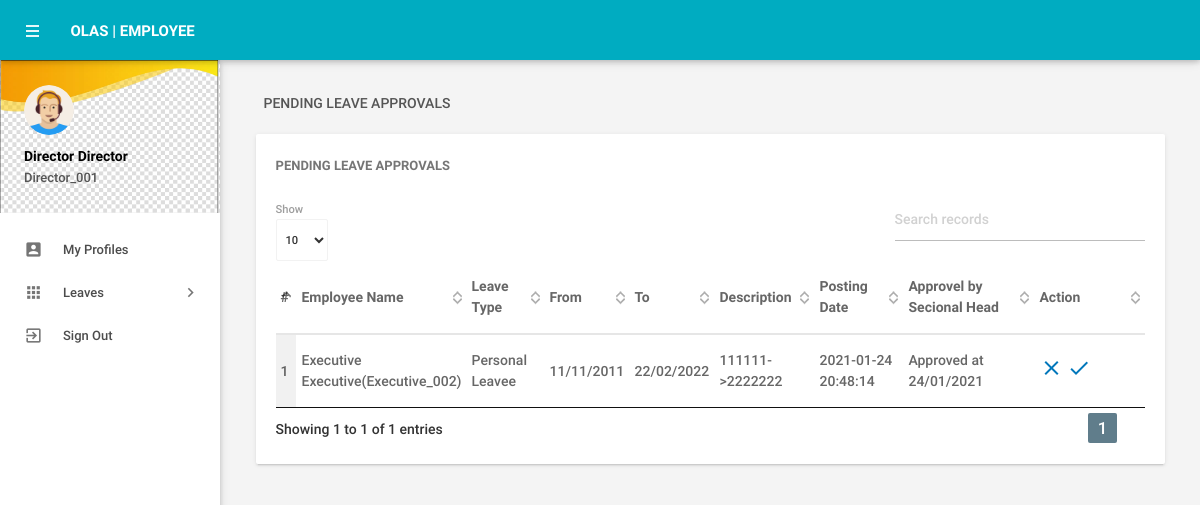
/myApprovals.php (signed in), run on the app's committed database.
### tables this page shows
CREATE TABLE `tblemployees` (
  `id` int(11) NOT NULL AUTO_INCREMENT,
  `EmpId` varchar(100) NOT NULL,
  `FirstName` varchar(150) NOT NULL,
  `LastName` varchar(150) NOT NULL,
  `EmailId` varchar(200) NOT NULL,
  `Password` varchar(180) NOT NULL,
  `Gender` varchar(100) NOT NULL,
  `Dob` varchar(100) NOT NULL DEFAULT current_timestamp(),
  `Department` varchar(255) NOT NULL,
  `Address` varchar(255) NOT NULL,
  `Phonenumber` char(11) NOT NULL,
  `Category` varchar(50) NOT NULL,
  `Nic` varchar(15) NOT NULL,
  `Sechead` varchar(50) NOT NULL,
  `Institute` varchar(50) NOT NULL,
  `Status` varchar(15) NOT NULL,
  `RegDate` timestamp NOT NULL DEFAULT current_timestamp(),
  `permissionLevel` varchar(50) DEFAULT NULL,
  `secHeadId` varchar(15) DEFAULT NULL,
  PRIMARY KEY (`id`)
);

CREATE TABLE `tblleaves` (
  `id` int(11) NOT NULL AUTO_INCREMENT,
  `LeaveType` varchar(110) NOT NULL,
  `ToDate` varchar(120) NOT NULL,
  `FromDate` varchar(120) NOT NULL,
  `Description` mediumtext NOT NULL,
  `PostingDate` timestamp NOT NULL DEFAULT current_timestamp(),
  `AppSecHead` varchar(15) DEFAULT NULL,
  `AppDirector` varchar(15) NOT NULL,
  `empid` int(11) DEFAULT NULL,
  `AppSecHeadStatus` varchar(255) DEFAULT NULL,
  `AppSecHeadDate` varchar(120) DEFAULT NULL,
  PRIMARY KEY (`id`),
  KEY `UserEmail` (`empid`)
);

### myApprovals.php (the view, shortened to what this page needs)
<?php
include('includes/config.php');
if(strlen($_SESSION['emplogin'])==0)
    {
header('location:index.php');
}
else{
?>
<!DOCTYPE html>
<html lang="en">
    <head>
        <link type="text/css" rel="stylesheet" href="assets/plugins/materialize/css/materialize.min.css"/>
        <link href="assets/plugins/material-preloader/css/materialPreloader.min.css" rel="stylesheet">
        <link href="assets/plugins/datatables/css/jquery.dataTables.min.css" rel="stylesheet">
        <link href="assets/css/alpha.min.css" rel="stylesheet" type="text/css"/>
        <link href="assets/css/custom.css" rel="stylesheet" type="text/css"/>
    </head>
    <body>
       <?php include('includes/header.php');?>
       <?php include('includes/sidebar.php');?>
            <main class="mn-inner">
                <div class="row">
                    <div class="col s12">
                        <div class="page-title">Pending Leave Approvals</div>
                    </div>
                    <div class="col s12 m12 l12">
                        <div class="card">
                            <div class="card-content">
                                <span class="card-title">Pending Leave Approvals</span>
                                <table id="example" class="display responsive-table ">
                                    <thead>
                                        <tr>
                                            <th width="15">#</th>
											<th width="90">Employee Name</th>
                                            <th width="90">Leave Type</th>
                                            <th width="50">From</th>
                                            <th width="50">To</th>
                                             <th width="120">Description</th>
                                             <th width="120">Posting Date</th>
                                            <th width="200">Approvel by Secional Head</th>
                                            <th width="200">Action</th>
                                        </tr>
                                    </thead>
                                    <tbody>
<?php
$eid=$_SESSION['eid'];
$sql = "SELECT tblemployees.FirstName,tblemployees.LastName,tblemployees.EmpId,tblleaves.id,tblleaves.LeaveType,tblleaves.ToDate,tblleaves.FromDate,tblleaves.Description,tblleaves.PostingDate,tblleaves.AppSecHead,tblleaves.AppSecHeadStatus,tblleaves.AppSecHeadDate,tblleaves.AppDirector from tblleaves INNER JOIN tblemployees ON tblleaves.empid=tblemployees.id where AppSecHead=:eid";
$query = $dbh -> prepare($sql);
$query->bindParam(':eid',$eid,PDO::PARAM_STR);
$query->execute();
$results=$query->fetchAll(PDO::FETCH_OBJ);
$cnt=1;
if($query->rowCount() > 0)
{
foreach($results as $result)
{               ?>
                                        <tr>
                                            <td> <?php echo htmlentities($cnt);?></td>
											<td><?php echo htmlentities($result->FirstName." ".$result->LastName."(".$result->EmpId.")");?></td>
                                            <td><?php echo htmlentities($result->LeaveType);?></td>
                                            <td><?php echo htmlentities($result->ToDate);?></td>
                                            <td><?php echo htmlentities($result->FromDate);?></td>
                                           <td><?php echo htmlentities($result->Description);?></td>
                                            <td><?php echo htmlentities($result->PostingDate);?></td>
											<td><?php if($result->AppSecHeadStatus=="") {
												echo htmlentities('waiting for approval');
                                            } else{
												echo htmlentities(($result->AppSecHeadStatus)." at ".$result->AppSecHeadDate);
											}
                                            ?>
											</td>
										<td><a href="myApprovals.php?rejectLeaveId=<?php echo htmlentities($result->id);?>" onclick="return confirm('Are you sure you want to REJECT this Leave?');" > <i class="material-icons" title="Inactive">clear</i>
											<a href="myApprovals.php?approveLeaveId=<?php echo htmlentities($result->id);?>" onclick="return confirm('Are you sure you want to Approve this Leave?');"><i class="material-icons" title="Active">done</i></td>
                                        </tr>
                                         <?php $cnt++;} }?>
                                    </tbody>
                                </table>
                            </div>
                        </div>
                    </div>
                </div>
            </main>
        </div>
        <div class="left-sidebar-hover"></div>
    </body>
</html>
<?php } ?>

### includes/sidebar.php (shortened to what this page needs)
<aside id="slide-out" class="side-nav white fixed">
	<div class="side-nav-wrapper">
		<div class="sidebar-profile">
			<div class="sidebar-profile-image">
			<img src="assets/images/profile-image.png" class="circle" alt="">
		</div>
		<div class="sidebar-profile-info">
		<?php
		$eid=$_SESSION['eid'];
		$sql = "SELECT FirstName,LastName,EmpId,permissionLevel from  tblemployees where id=:eid";
		$query = $dbh -> prepare($sql);
		$query->bindParam(':eid',$eid,PDO::PARAM_STR);
		$query->execute();
		$results=$query->fetchAll(PDO::FETCH_OBJ);
		if($query->rowCount() > 0) {
			foreach($results as $result){ ?>
				<p><?php echo htmlentities($result->FirstName." ".$result->LastName);?></p>
				<span><?php echo htmlentities($result->EmpId)?></span>
				<?php }}
	?>
		</div>
		</div>
		<ul class="sidebar-menu collapsible collapsible-accordion" data-collapsible="accordion">
			<li class="no-padding"><a class="waves-effect waves-grey" href="myprofile.php"><i class="material-icons">account_box</i>My Profiles</a></li>
			<li class="no-padding">
				<a class="collapsible-header waves-effect waves-grey"><i class="material-icons">apps</i>Leaves<i class="nav-drop-icon material-icons">keyboard_arrow_right</i></a>
			</li>
			<li class="no-padding">
				<a class="waves-effect waves-grey" href="logout.php"><i class="material-icons">exit_to_app</i>Sign Out</a>
			</li>
		</ul>
	</div>
</aside>

### data on the page
tblemployees: FirstName+LastName "Director Director", EmpId "Director_001"
tblleaves: tblemployees.FirstName+LastName+EmpId "Executive Executive(Executive_002)", LeaveType "Personal Leavee", ToDate "11/11/2011", FromDate "22/02/2022", Description "111111->2222222", PostingDate "2021-01-24 20:48:14", AppSecHeadStatus+AppSecHeadDate "Approved at 24/01/2021"
